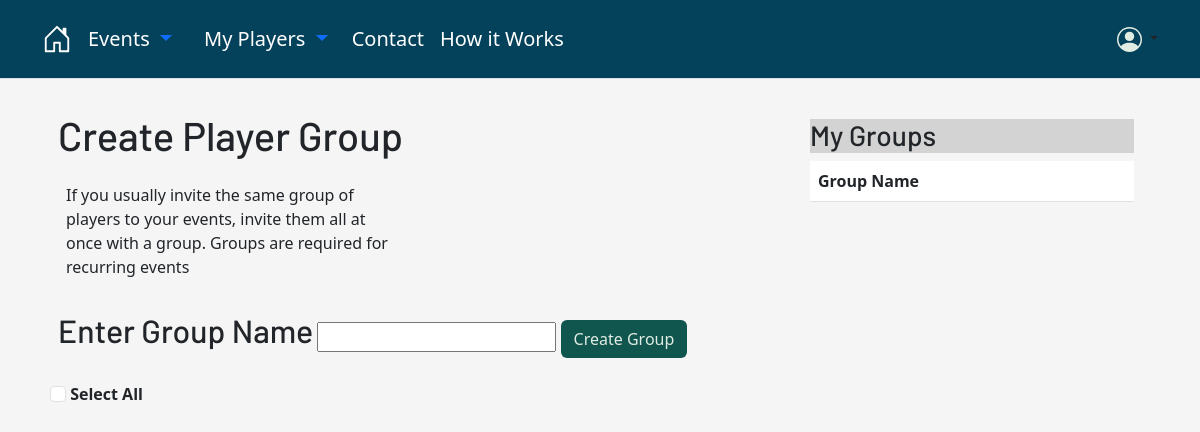
/organize/my-players/new-group (signed in), run on an earlier commit of the app's database.
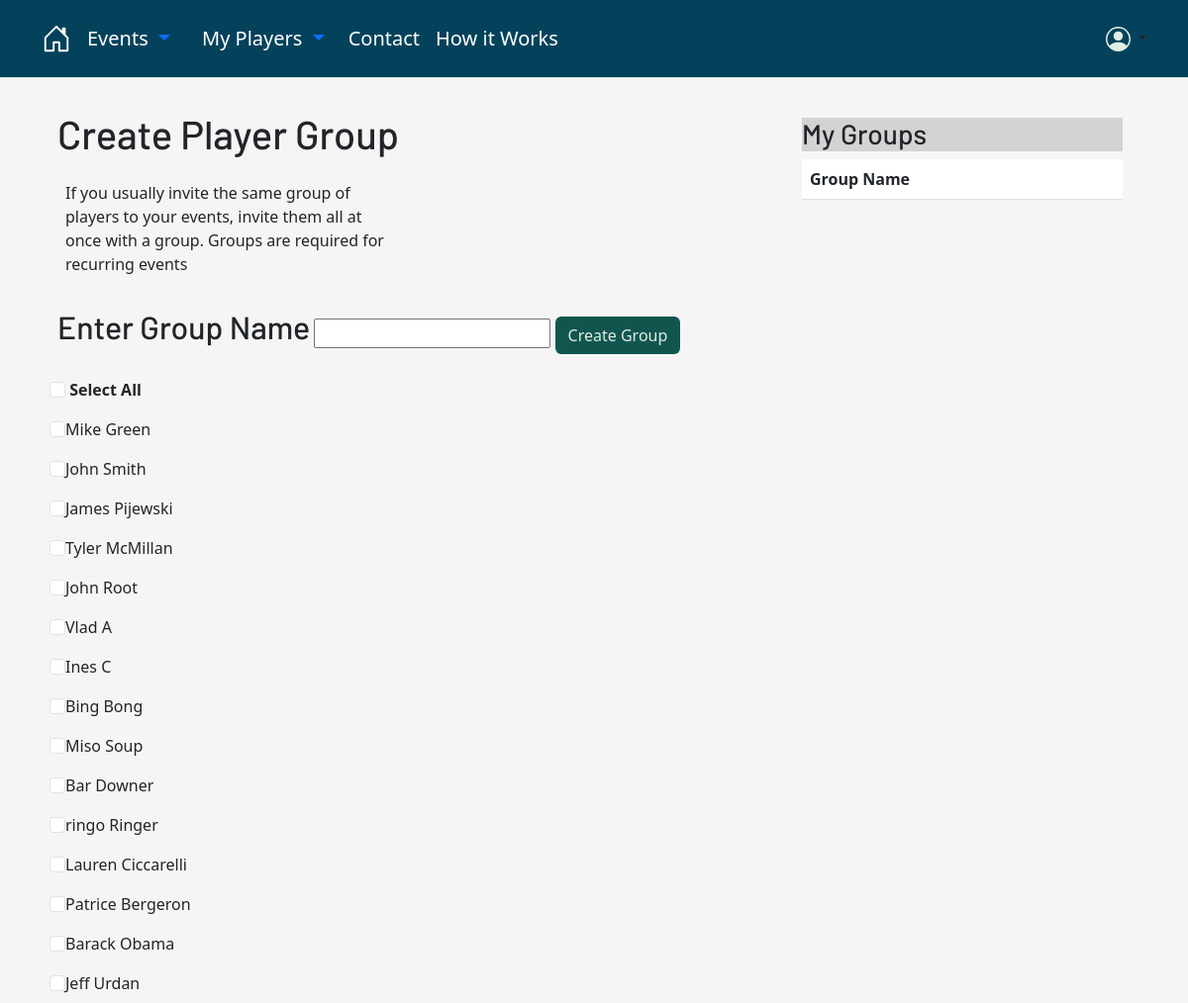
And on a later commit of the database.
### OrgDash/models.py (models this page shows, shortened)
class Player(models.Model):
    first_name = models.CharField(max_length=150, default= None)
    last_name = models.CharField(max_length=150, default= None)
    email = models.EmailField(max_length=150, default= None)
    skill = models.DecimalField(max_digits=4, decimal_places=1)
    created_by = models.ForeignKey(User, on_delete= models.CASCADE, default= 1)
    goalie = models.BooleanField(default= False, null= True)
    class Meta():
        unique_together= ("created_by", "email")

### OrgDash/views.py (the view)
# urls.py: path('my-players/new-group', views.Playergroups, name = 'create_player_group'),
def Playergroups(request):
    active_user = request.user
    my_players = Player.objects.filter(created_by=active_user.pk)
    my_groups = PlayerGroup.objects.filter(created_by=active_user.pk)
    context={'my_players': my_players, 'my_groups': my_groups }
    if request.method == 'POST':
        selected_player_ids = request.POST.getlist('selected_players')
        group_name = request.POST.get('group_name')
        selected_player_objs = []
        for player_id in selected_player_ids:
            player = Player.objects.get(pk=player_id)
            selected_player_objs.append(player)
        group_data = {'created_by': active_user, 'name':group_name}
        group = PlayerGroup(**group_data)
        group.save()
        group.members.set(selected_player_objs)
        return redirect(reverse('OrgDash:player_dash'))
    else:
        return render(request, 'OrgDash/Players/create_player_group.html', context)

### OrgDash/templates/OrgDash/Players/create_player_group.html (shortened to what the changed rows need)
{% extends 'base.html' %}
{% block body_block %}
<div class="container">
    <div class="d-flex justify-content-center">
        <div class="col-md-8">
            <h1 class="p-3">Create Player Group</h1>
            <form method="POST" action="" >
                <div class="p-3">
                    <label for="group_name"><h2> Enter Group Name</h2> </label>
                </div>
                <div class="col-md-4" id="chosen-container">
                    <div class="p-2">
                        <input type="checkbox" class="form-check-input" id="select-all" onchange="SelectAll('chosen-container')">
                        <label for="select-all"><strong>Select All</strong></label>
                    </div>
                    {% for player in my_players %}
                    {% if player.goalie %}
                    <div class="p-2">
                        <input type="checkbox" class="form-check-input" id="{{player.pk}}" value="{{player.pk}}" name="selected_players" >{{player.first_name}} {{player.last_name}} <svg height="25px" width="25px" version="1.1" id="Layer_1" xmlns="http://www.w3.org/2000/svg" xmlns:xlink="http://www.w3.org/1999/xlink" viewBox="0 0 512.002 512.002" xml:space="preserve" fill="#000000"><g id="SVGRepo_bgCarrier" stroke-width="0"></g><g id="SVGRepo_tracerCarrier" stroke-linecap="round" stroke-linejoin="round"></g><g id="SVGRepo_iconCarrier"> <g> <path style="fill:#F7B239;" d="M289.048,47.668v0.011c-10.71-2.007-21.751-3.057-33.043-3.057c-11.292,0-22.333,1.049-33.032,3.045 V8.557h66.075V47.668L289.048,47.668z"></path> <path style="fill:#F7B239;" d="M458.393,232.959v66.075h-35.085c6.285-23.519,10.129-46.172,11.098-66.075H458.393z"></path> <path style="fill:#F7B239;" d="M88.701,299.034H53.616v-66.075h23.987C78.573,252.862,82.416,275.515,88.701,299.034z"></path> </g> <path style="fill:#2BA5F7;" d="M77.603,232.959c-0.16-3.308-0.24-6.547-0.24-9.695c0-87.37,62.722-160.095,145.609-175.596 c10.699-1.996,21.74-3.045,33.032-3.045c11.292,0,22.333,1.049,33.043,3.057c82.876,15.489,145.598,88.214,145.598,175.584 c0,3.148-0.08,6.387-0.24,9.695c-0.97,19.904-4.813,42.556-11.098,66.075c-25.413,95.081-90.735,204.407-167.303,204.407 S114.114,394.114,88.701,299.034C82.416,275.515,78.573,252.862,77.603,232.959z M360.632,289.327 c30.146-7.562,32.941-29.005,28.025-56.562c-2.144-11.988-13.95-19.698-25.766-16.733l-52.639,13.208 c-21.911,5.509-27.705,33.853-9.775,47.609C316.981,289.51,338.892,294.779,360.632,289.327z M211.521,276.849 c17.942-13.756,12.147-42.1-9.775-47.609l-52.627-13.208c-11.817-2.966-23.622,4.745-25.766,16.733 c-4.927,27.557-2.133,49,28.025,56.562C173.117,294.779,195.028,289.51,211.521,276.849z"></path> <path style="fill:#2197D8;" d="M134.325,299.034c-6.285-23.519-10.129-46.172-11.098-66.075c-0.16-3.308-0.24-6.547-0.24-9.695 c0-87.37,62.722-160.095,145.609-175.596c3.368-0.628,6.774-1.152,10.207-1.589c-7.466-0.954-15.072-1.457-22.799-1.457 c-11.292,0-22.333,1.049-33.032,3.045C140.085,63.169,77.364,135.894,77.364,223.264c0,3.148,0.08,6.387,0.24,9.695 c0.97,19.904,4.813,42.556,11.098,66.075c25.413,95.081,90.735,204.407,167.303,204.407c7.729,0,15.341-1.131,22.812-3.232 C212.282,481.497,157.173,384.516,134.325,299.034z"></path> <g> <path style="fill:#E54728;" d="M388.657,232.765c4.916,27.557,2.121,49-28.025,56.562c-21.74,5.452-43.651,0.182-60.155-12.478 c-17.93-13.756-12.136-42.1,9.775-47.609l52.639-13.208C374.707,213.067,386.512,220.777,388.657,232.765z"></path> <path style="fill:#E54728;" d="M201.746,229.24c21.922,5.509,27.717,33.853,9.775,47.609 c-16.493,12.661-38.404,17.93-60.144,12.478c-30.158-7.562-32.952-29.005-28.025-56.562c2.144-11.988,13.95-19.698,25.766-16.733 L201.746,229.24z"></path> </g> <g> <path style="fill:#F95428;" d="M389.372,263.401v0.011c-2.852,12.341-11.132,21.489-28.743,25.914 c-21.74,5.452-43.651,0.182-60.155-12.478c-3.125-2.395-5.532-5.235-7.243-8.326c3.353-6.136,9.148-11.064,17.018-13.048 l52.639-13.208c11.817-2.966,23.622,4.745,25.766,16.733C388.915,260.481,389.166,261.953,389.372,263.401z"></path> <path style="fill:#F95428;" d="M218.772,268.523c-1.711,3.091-4.129,5.931-7.254,8.326c-16.493,12.661-38.404,17.93-60.144,12.478 c-17.622-4.414-25.892-13.562-28.743-25.914c0.205-1.449,0.456-2.92,0.719-4.414c2.144-11.988,13.95-19.698,25.766-16.733 l52.627,13.208C209.613,257.459,215.419,262.386,218.772,268.523z"></path> </g> <g> <path style="fill:#333333;" d="M229.949,248.161c-2.784-13.443-12.791-23.872-26.115-27.216l-52.63-13.212l0,0 c-7.898-1.981-16.353-0.583-23.194,3.842c-6.87,4.444-11.638,11.619-13.078,19.687c-3.154,17.655-2.744,30.123,1.327,40.423 c5.136,12.998,16.252,21.725,33.04,25.94c6.433,1.615,12.94,2.409,19.396,2.409c17.191,0,34.013-5.632,48.041-16.393 C227.679,275.247,232.742,261.651,229.949,248.161z M206.32,270.067c-15.127,11.602-34.396,15.597-52.858,10.963 c-21.229-5.329-26.903-17.565-21.69-46.761c0.618-3.466,2.582-6.424,5.527-8.329c2.037-1.317,4.339-1.994,6.688-1.994 c1.013,0,2.036,0.125,3.049,0.38l31.9,8.008v21.095c0,4.724,3.83,8.555,8.555,8.555s8.555-3.83,8.555-8.555v-16.801l3.62,0.909 c7.008,1.759,12.065,7.027,13.528,14.091C214.668,258.743,212.098,265.636,206.32,270.067z"></path> <path style="fill:#333333;" d="M397.076,231.263c-1.441-8.069-6.208-15.244-13.078-19.688c-6.841-4.423-15.294-5.824-23.194-3.842 l0,0l-52.63,13.212c-13.324,3.345-23.331,13.774-26.115,27.216c-2.793,13.49,2.27,27.086,13.215,35.481 c14.028,10.762,30.848,16.393,48.041,16.393c6.455,0,12.965-0.794,19.396-2.409c16.787-4.215,27.904-12.941,33.04-25.94 C399.821,261.386,400.23,248.918,397.076,231.263z M358.545,281.032c-18.466,4.637-37.731,0.639-52.858-10.963 c-5.778-4.432-8.348-11.325-6.876-18.437c1.463-7.065,6.521-12.333,13.527-14.091l3.62-0.909v16.801 c0,4.724,3.83,8.555,8.555,8.555s8.555-3.83,8.555-8.555v-21.095l31.9-8.008l0,0c3.366-0.844,6.823-0.271,9.738,1.614 c2.945,1.905,4.908,4.862,5.527,8.33C385.448,263.466,379.774,275.703,358.545,281.032z"></path> <path style="fill:#333333;" d="M458.387,224.404h-15.202c0.002-0.376,0.014-0.762,0.014-1.137 c0-88.928-62.334-163.566-145.601-182.532V8.555c0-4.724-3.83-8.555-8.555-8.555H222.97c-4.724,0-8.555,3.83-8.555,8.555v32.18 C131.144,59.697,68.807,134.337,68.807,223.268c0,0.375,0.011,0.76,0.014,1.137H53.615c-4.724,0-8.555,3.83-8.555,8.555v66.074 c0,4.724,3.83,8.555,8.555,8.555h28.536c9.331,32.869,23.131,66.709,40.069,96.949c38.819,69.299,86.33,107.465,133.782,107.465 s94.963-38.164,133.782-107.465c16.939-30.238,30.739-64.08,40.07-96.949h28.532c4.724,0,8.555-3.83,8.555-8.555V232.96 C466.942,228.234,463.112,224.404,458.387,224.404z M231.525,17.109h48.964v20.564c-8.016-1.052-16.187-1.601-24.486-1.601 c-8.296,0-16.465,0.55-24.477,1.6L231.525,17.109L231.525,17.109z M62.17,290.478v-48.965h7.43 c1.259,15.388,4.016,31.928,8.08,48.965H62.17z M374.859,396.174c-16.563,29.567-35.556,54.086-54.929,70.909 c-21.249,18.453-42.758,27.808-63.926,27.808s-42.677-9.356-63.926-27.808c-19.372-16.823-38.366-41.342-54.929-70.909 c-30.643-54.704-51.232-124.19-51.232-172.906c0-93.787,76.301-170.088,170.088-170.088s170.088,76.301,170.088,170.088 C426.091,271.984,405.502,341.469,374.859,396.174z M449.833,290.478h-15.505c4.064-17.037,6.822-33.576,8.08-48.965h7.425 L449.833,290.478L449.833,290.478z"></path> <circle style="fill:#333333;" cx="277.646" cy="431.17" r="8.555"></circle> <circle style="fill:#333333;" cx="277.646" cy="390.896" r="8.555"></circle> <circle style="fill:#333333;" cx="277.646" cy="350.404" r="8.555"></circle> <circle style="fill:#333333;" cx="277.646" cy="310.13" r="8.555"></circle> <circle style="fill:#333333;" cx="277.646" cy="181.367" r="8.555"></circle> <circle style="fill:#333333;" cx="277.646" cy="141.092" r="8.555"></circle> <circle style="fill:#333333;" cx="234.372" cy="431.17" r="8.555"></circle> <circle style="fill:#333333;" cx="234.372" cy="390.896" r="8.555"></circle> <circle style="fill:#333333;" cx="234.372" cy="350.404" r="8.555"></circle> <circle style="fill:#333333;" cx="234.372" cy="310.13" r="8.555"></circle> <circle style="fill:#333333;" cx="234.372" cy="181.367" r="8.555"></circle> <circle style="fill:#333333;" cx="234.372" cy="141.092" r="8.555"></circle> </g> </g></svg></input>
                    </div>
                    {% else %}
                    <div class="p-2">
                        <input type="checkbox" class="form-check-input" id="{{player.pk}}" value="{{player.pk}}" name="selected_players" >{{player.first_name}} {{player.last_name}}</input>
                    </div>
                    {% endif %}
                    {% endfor %}
                </div>
                </form>
        </div>
        <div class="col-md-4 p-4 ">
              <table class="table table-hover table">
                  <thead>
                    <tr>
                      <th scope="col">Group Name</th>
                      <th scope="col"></th>
                    </tr>
                  </thead>
                </table>
        </div>
    </div>
</div>
{% endblock %}

What changed in the data, as far as the page shows it:
added Player: first_name "Mike", last_name "Green"
added Player: first_name "John", last_name "Smith"
added Player: first_name "James", last_name "Pijewski"
added Player: first_name "Tyler", last_name "McMillan"
added Player: first_name "John", last_name "Root"
added Player: first_name "Vlad", last_name "A"
added Player: first_name "Ines", last_name "C"
added Player: first_name "Bing", last_name "Bong"
added Player: first_name "Miso", last_name "Soup"
added Player: first_name "Bar", last_name "Downer"
added Player: first_name "ringo", last_name "Ringer"
added Player: first_name "Lauren", last_name "Ciccarelli"
added Player: first_name "Patrice", last_name "Bergeron"
added Player: first_name "Barack", last_name "Obama"
added Player: first_name "Jeff", last_name "Urdan"
